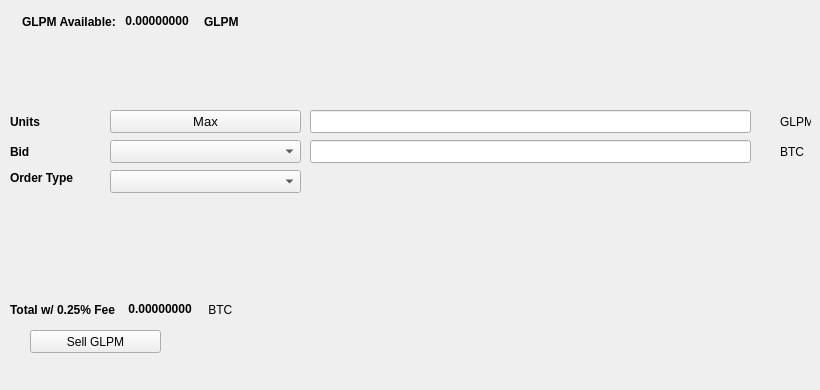
   <widget class="QWidget" name="SellTab">
    <attribute name="title">
     <string>Sell</string>
    </attribute>
    <widget class="QLabel" name="label_16">
     <property name="geometry">
      <rect>
       <x>780</x>
       <y>140</y>
       <width>31</width>
       <height>23</height>
      </rect>
     </property>
     <property name="text">
      <string>BTC</string>
     </property>
    </widget>
    <widget class="QComboBox" name="SellBidcomboBox">
     <property name="geometry">
      <rect>
       <x>110</x>
       <y>140</y>
       <width>191</width>
       <height>23</height>
      </rect>
     </property>
     <property name="font">
      <font>
       <pointsize>10</pointsize>
      </font>
     </property>
    </widget>
    <widget class="QLabel" name="label_18">
     <property name="geometry">
      <rect>
       <x>10</x>
       <y>110</y>
       <width>46</width>
       <height>23</height>
      </rect>
     </property>
     <property name="font">
      <font>
       <weight>75</weight>
       <bold>true</bold>
      </font>
     </property>
     <property name="text">
      <string>Units</string>
     </property>
    </widget>
    <widget class="QPushButton" name="Sell_Max_Amount">
     <property name="geometry">
      <rect>
       <x>110</x>
       <y>110</y>
       <width>191</width>
       <height>23</height>
      </rect>
     </property>
     <property name="font">
      <font>
       <pointsize>10</pointsize>
      </font>
     </property>
     <property name="text">
      <string>Max</string>
     </property>
    </widget>
    <widget class="QLabel" name="label_20">
     <property name="geometry">
      <rect>
       <x>10</x>
       <y>170</y>
       <width>91</width>
       <height>16</height>
      </rect>
     </property>
     <property name="font">
      <font>
       <weight>75</weight>
       <bold>true</bold>
      </font>
     </property>
     <property name="text">
      <string>Order Type</string>
     </property>
    </widget>
    <widget class="QComboBox" name="SellOrdertypeCombo">
     <property name="geometry">
      <rect>
       <x>110</x>
       <y>170</y>
       <width>191</width>
       <height>23</height>
      </rect>
     </property>
     <property name="font">
      <font>
       <pointsize>10</pointsize>
      </font>
     </property>
    </widget>
    <widget class="QLabel" name="label_21">
     <property name="geometry">
      <rect>
       <x>10</x>
       <y>140</y>
       <width>46</width>
       <height>23</height>
      </rect>
     </property>
     <property name="font">
      <font>
       <weight>75</weight>
       <bold>true</bold>
      </font>
     </property>
     <property name="text">
      <string>Bid</string>
     </property>
    </widget>
    <widget class="QLabel" name="label_22">
     <property name="geometry">
      <rect>
       <x>780</x>
       <y>110</y>
       <width>31</width>
       <height>23</height>
      </rect>
     </property>
     <property name="text">
      <string>GLPM</string>
     </property>
    </widget>
    <widget class="QLineEdit" name="UnitsInputGLPM">
     <property name="geometry">
      <rect>
       <x>310</x>
       <y>110</y>
       <width>441</width>
       <height>23</height>
      </rect>
     </property>
     <property name="font">
      <font>
       <pointsize>9</pointsize>
       <weight>75</weight>
       <bold>true</bold>
      </font>
     </property>
    </widget>
    <widget class="QLineEdit" name="SellBidPriceEdit">
     <property name="geometry">
      <rect>
       <x>310</x>
       <y>140</y>
       <width>441</width>
       <height>23</height>
      </rect>
     </property>
     <property name="font">
      <font>
       <pointsize>9</pointsize>
       <weight>75</weight>
       <bold>true</bold>
      </font>
     </property>
    </widget>
    <widget class="QPushButton" name="SellGLPMTN">
     <property name="geometry">
      <rect>
       <x>30</x>
       <y>330</y>
       <width>131</width>
       <height>23</height>
      </rect>
     </property>
     <property name="text">
      <string>Sell GLPM</string>
     </property>
     <property name="icon">
      <iconset resource="../GLPM">
       <normaloff>:/icons/bitcoin</normaloff>:/icons/bitcoin</iconset>
     </property>
    </widget>
    <widget class="QWidget" name="layoutWidget3">
     <property name="geometry">
      <rect>
       <x>22</x>
       <y>12</y>
       <width>258</width>
       <height>19</height>
      </rect>
     </property>
     <layout class="QHBoxLayout" name="horizontalLayout">
      <item>
       <widget class="QLabel" name="label232_2">
        <property name="font">
         <font>
          <weight>75</weight>
          <bold>true</bold>
         </font>
        </property>
        <property name="text">
         <string>GLPM Available:</string>
        </property>
       </widget>
      </item>
      <item>
       <widget class="QLabel" name="GLPMAvailableLabel">
        <property name="palette">
         <palette>
          <active>
           <colorrole role="WindowText">
            <brush brushstyle="SolidPattern">
             <color alpha="255">
              <red>0</red>
              <green>0</green>
              <blue>0</blue>
             </color>
            </brush>
           </colorrole>
           <colorrole role="Button">
            <brush brushstyle="SolidPattern">
             <color alpha="255">
              <red>0</red>
              <green>170</green>
              <blue>0</blue>
             </color>
            </brush>
           </colorrole>
           <colorrole role="Light">
            <brush brushstyle="SolidPattern">
             <color alpha="255">
              <red>0</red>
              <green>255</green>
              <blue>0</blue>
             </color>
            </brush>
           </colorrole>
           <colorrole role="Midlight">
            <brush brushstyle="SolidPattern">
             <color alpha="255">
              <red>0</red>
              <green>212</green>
              <blue>0</blue>
             </color>
            </brush>
           </colorrole>
           <colorrole role="Dark">
            <brush brushstyle="SolidPattern">
             <color alpha="255">
              <red>0</red>
              <green>85</green>
              <blue>0</blue>
             </color>
            </brush>
           </colorrole>
           <colorrole role="Mid">
            <brush brushstyle="SolidPattern">
             <color alpha="255">
              <red>0</red>
              <green>113</green>
              <blue>0</blue>
             </color>
            </brush>
           </colorrole>
           <colorrole role="Text">
            <brush brushstyle="SolidPattern">
             <color alpha="255">
              <red>0</red>
              <green>170</green>
              <blue>0</blue>
             </color>
            </brush>
           </colorrole>
           <colorrole role="BrightText">
            <brush brushstyle="SolidPattern">
             <color alpha="255">
              <red>255</red>
              <green>255</green>
              <blue>255</blue>
             </color>
            </brush>
           </colorrole>
           <colorrole role="ButtonText">
            <brush brushstyle="SolidPattern">
             <color alpha="255">
              <red>0</red>
              <green>0</green>
              <blue>0</blue>
             </color>
            </brush>
           </colorrole>
           <colorrole role="Base">
            <brush brushstyle="SolidPattern">
             <color alpha="255">
              <red>255</red>
              <green>255</green>
              <blue>255</blue>
             </color>
            </brush>
           </colorrole>
           <colorrole role="Window">
            <brush brushstyle="SolidPattern">
             <color alpha="255">
              <red>0</red>
              <green>170</green>
              <blue>0</blue>
             </color>
            </brush>
           </colorrole>
           <colorrole role="Shadow">
            <brush brushstyle="SolidPattern">
             <color alpha="255">
              <red>0</red>
              <green>0</green>
              <blue>0</blue>
             </color>
            </brush>
           </colorrole>
           <colorrole role="AlternateBase">
            <brush brushstyle="SolidPattern">
             <color alpha="255">
              <red>127</red>
              <green>212</green>
              <blue>127</blue>
             </color>
            </brush>
           </colorrole>
           <colorrole role="ToolTipBase">
            <brush brushstyle="SolidPattern">
             <color alpha="255">
              <red>255</red>
              <green>255</green>
              <blue>220</blue>
             </color>
            </brush>
           </colorrole>
           <colorrole role="ToolTipText">
            <brush brushstyle="SolidPattern">
             <color alpha="255">
              <red>0</red>
              <green>0</green>
              <blue>0</blue>
             </color>
            </brush>
           </colorrole>
          </active>
          <inactive>
           <colorrole role="WindowText">
            <brush brushstyle="SolidPattern">
             <color alpha="255">
              <red>0</red>
              <green>0</green>
              <blue>0</blue>
             </color>
            </brush>
           </colorrole>
           <colorrole role="Button">
            <brush brushstyle="SolidPattern">
             <color alpha="255">
              <red>0</red>
              <green>170</green>
              <blue>0</blue>
             </color>
            </brush>
           </colorrole>
           <colorrole role="Light">
            <brush brushstyle="SolidPattern">
             <color alpha="255">
              <red>0</red>
              <green>255</green>
              <blue>0</blue>
             </color>
            </brush>
           </colorrole>
           <colorrole role="Midlight">
            <brush brushstyle="SolidPattern">
             <color alpha="255">
              <red>0</red>
              <green>212</green>
              <blue>0</blue>
             </color>
            </brush>
           </colorrole>
           <colorrole role="Dark">
            <brush brushstyle="SolidPattern">
             <color alpha="255">
              <red>0</red>
              <green>85</green>
              <blue>0</blue>
             </color>
            </brush>
           </colorrole>
           <colorrole role="Mid">
            <brush brushstyle="SolidPattern">
             <color alpha="255">
              <red>0</red>
              <green>113</green>
              <blue>0</blue>
             </color>
            </brush>
           </colorrole>
           <colorrole role="Text">
            <brush brushstyle="SolidPattern">
             <color alpha="255">
              <red>0</red>
              <green>170</green>
              <blue>0</blue>
             </color>
            </brush>
           </colorrole>
           <colorrole role="BrightText">
            <brush brushstyle="SolidPattern">
             <color alpha="255">
              <red>255</red>
              <green>255</green>
              <blue>255</blue>
             </color>
            </brush>
           </colorrole>
           <colorrole role="ButtonText">
            <brush brushstyle="SolidPattern">
             <color alpha="255">
              <red>0</red>
              <green>0</green>
              <blue>0</blue>
             </color>
            </brush>
           </colorrole>
           <colorrole role="Base">
            <brush brushstyle="SolidPattern">
             <color alpha="255">
              <red>255</red>
              <green>255</green>
              <blue>255</blue>
             </color>
            </brush>
           </colorrole>
           <colorrole role="Window">
            <brush brushstyle="SolidPattern">
             <color alpha="255">
              <red>0</red>
              <green>170</green>
              <blue>0</blue>
             </color>
            </brush>
           </colorrole>
           <colorrole role="Shadow">
            <brush brushstyle="SolidPattern">
             <color alpha="255">
              <red>0</red>
              <green>0</green>
              <blue>0</blue>
             </color>
            </brush>
           </colorrole>
           <colorrole role="AlternateBase">
            <brush brushstyle="SolidPattern">
             <color alpha="255">
              <red>127</red>
              <green>212</green>
              <blue>127</blue>
             </color>
            </brush>
           </colorrole>
           <colorrole role="ToolTipBase">
            <brush brushstyle="SolidPattern">
             <color alpha="255">
              <red>255</red>
              <green>255</green>
              <blue>220</blue>
             </color>
            </brush>
           </colorrole>
           <colorrole role="ToolTipText">
            <brush brushstyle="SolidPattern">
             <color alpha="255">
              <red>0</red>
              <green>0</green>
              <blue>0</blue>
             </color>
            </brush>
           </colorrole>
          </inactive>
          <disabled>
           <colorrole role="WindowText">
            <brush brushstyle="SolidPattern">
             <color alpha="255">
              <red>0</red>
              <green>85</green>
              <blue>0</blue>
             </color>
            </brush>
           </colorrole>
           <colorrole role="Button">
            <brush brushstyle="SolidPattern">
             <color alpha="255">
              <red>0</red>
              <green>170</green>
              <blue>0</blue>
             </color>
            </brush>
           </colorrole>
           <colorrole role="Light">
            <brush brushstyle="SolidPattern">
             <color alpha="255">
              <red>0</red>
              <green>255</green>
              <blue>0</blue>
             </color>
            </brush>
           </colorrole>
           <colorrole role="Midlight">
            <brush brushstyle="SolidPattern">
             <color alpha="255">
              <red>0</red>
              <green>212</green>
              <blue>0</blue>
             </color>
            </brush>
           </colorrole>
           <colorrole role="Dark">
            <brush brushstyle="SolidPattern">
             <color alpha="255">
              <red>0</red>
              <green>85</green>
              <blue>0</blue>
             </color>
            </brush>
           </colorrole>
           <colorrole role="Mid">
            <brush brushstyle="SolidPattern">
             <color alpha="255">
              <red>0</red>
              <green>113</green>
              <blue>0</blue>
             </color>
            </brush>
           </colorrole>
           <colorrole role="Text">
            <brush brushstyle="SolidPattern">
             <color alpha="255">
              <red>0</red>
              <green>85</green>
              <blue>0</blue>
             </color>
            </brush>
           </colorrole>
           <colorrole role="BrightText">
            <brush brushstyle="SolidPattern">
             <color alpha="255">
              <red>255</red>
              <green>255</green>
              <blue>255</blue>
             </color>
            </brush>
           </colorrole>
           <colorrole role="ButtonText">
            <brush brushstyle="SolidPattern">
             <color alpha="255">
              <red>0</red>
              <green>85</green>
              <blue>0</blue>
             </color>
            </brush>
           </colorrole>
           <colorrole role="Base">
            <brush brushstyle="SolidPattern">
             <color alpha="255">
              <red>0</red>
              <green>170</green>
              <blue>0</blue>
             </color>
            </brush>
           </colorrole>
           <colorrole role="Window">
            <brush brushstyle="SolidPattern">
             <color alpha="255">
              <red>0</red>
              <green>170</green>
              <blue>0</blue>
             </color>
            </brush>
           </colorrole>
           <colorrole role="Shadow">
            <brush brushstyle="SolidPattern">
             <color alpha="255">
              <red>0</red>
              <green>0</green>
              <blue>0</blue>
             </color>
            </brush>
           </colorrole>
           <colorrole role="AlternateBase">
            <brush brushstyle="SolidPattern">
             <color alpha="255">
              <red>0</red>
              <green>170</green>
              <blue>0</blue>
             </color>
            </brush>
           </colorrole>
           <colorrole role="ToolTipBase">
            <brush brushstyle="SolidPattern">
             <color alpha="255">
              <red>255</red>
              <green>255</green>
              <blue>220</blue>
             </color>
            </brush>
           </colorrole>
           <colorrole role="ToolTipText">
            <brush brushstyle="SolidPattern">
             <color alpha="255">
              <red>0</red>
              <green>0</green>
              <blue>0</blue>
             </color>
            </brush>
           </colorrole>
          </disabled>
         </palette>
        </property>
        <property name="font">
         <font>
          <weight>75</weight>
          <bold>true</bold>
         </font>
        </property>
        <property name="text">
         <string> 0.00000000 </string>
        </property>
        <property name="textInteractionFlags">
         <set>Qt::LinksAccessibleByMouse|Qt::TextSelectableByKeyboard|Qt::TextSelectableByMouse</set>
        </property>
       </widget>
      </item>
      <item>
       <widget class="QLabel" name="labelGLPM">
        <property name="font">
         <font>
          <weight>75</weight>
          <bold>true</bold>
         </font>
        </property>
        <property name="text">
         <string>GLPM</string>
        </property>
       </widget>
      </item>
     </layout>
    </widget>
    <widget class="QWidget" name="layoutWidget">
     <property name="geometry">
      <rect>
       <x>10</x>
       <y>300</y>
       <width>268</width>
       <height>19</height>
      </rect>
     </property>
     <layout class="QHBoxLayout" name="horizontalLayout_2">
      <item>
       <widget class="QLabel" name="label_19">
        <property name="font">
         <font>
          <weight>75</weight>
          <bold>true</bold>
         </font>
        </property>
        <property name="text">
         <string>Total w/ 0.25% Fee </string>
        </property>
       </widget>
      </item>
      <item>
       <widget class="QLabel" name="SellCostLabel">
        <property name="palette">
         <palette>
          <active>
           <colorrole role="WindowText">
            <brush brushstyle="SolidPattern">
             <color alpha="255">
              <red>0</red>
              <green>0</green>
              <blue>0</blue>
             </color>
            </brush>
           </colorrole>
           <colorrole role="Button">
            <brush brushstyle="SolidPattern">
             <color alpha="255">
              <red>0</red>
              <green>170</green>
              <blue>0</blue>
             </color>
            </brush>
           </colorrole>
           <colorrole role="Light">
            <brush brushstyle="SolidPattern">
             <color alpha="255">
              <red>0</red>
              <green>255</green>
              <blue>0</blue>
             </color>
            </brush>
           </colorrole>
           <colorrole role="Midlight">
            <brush brushstyle="SolidPattern">
             <color alpha="255">
              <red>0</red>
              <green>212</green>
              <blue>0</blue>
             </color>
            </brush>
           </colorrole>
           <colorrole role="Dark">
            <brush brushstyle="SolidPattern">
             <color alpha="255">
              <red>0</red>
              <green>85</green>
              <blue>0</blue>
             </color>
            </brush>
           </colorrole>
           <colorrole role="Mid">
            <brush brushstyle="SolidPattern">
             <color alpha="255">
              <red>0</red>
              <green>113</green>
              <blue>0</blue>
             </color>
            </brush>
           </colorrole>
           <colorrole role="Text">
            <brush brushstyle="SolidPattern">
             <color alpha="255">
              <red>0</red>
              <green>170</green>
              <blue>0</blue>
             </color>
            </brush>
           </colorrole>
           <colorrole role="BrightText">
            <brush brushstyle="SolidPattern">
             <color alpha="255">
              <red>255</red>
              <green>255</green>
              <blue>255</blue>
             </color>
            </brush>
           </colorrole>
           <colorrole role="ButtonText">
            <brush brushstyle="SolidPattern">
             <color alpha="255">
              <red>0</red>
              <green>0</green>
              <blue>0</blue>
             </color>
            </brush>
           </colorrole>
           <colorrole role="Base">
            <brush brushstyle="SolidPattern">
             <color alpha="255">
              <red>255</red>
              <green>255</green>
              <blue>255</blue>
             </color>
            </brush>
           </colorrole>
           <colorrole role="Window">
            <brush brushstyle="SolidPattern">
             <color alpha="255">
              <red>0</red>
              <green>170</green>
              <blue>0</blue>
             </color>
            </brush>
           </colorrole>
           <colorrole role="Shadow">
            <brush brushstyle="SolidPattern">
             <color alpha="255">
              <red>0</red>
              <green>0</green>
              <blue>0</blue>
             </color>
            </brush>
           </colorrole>
           <colorrole role="AlternateBase">
            <brush brushstyle="SolidPattern">
             <color alpha="255">
              <red>127</red>
              <green>212</green>
              <blue>127</blue>
             </color>
            </brush>
           </colorrole>
           <colorrole role="ToolTipBase">
            <brush brushstyle="SolidPattern">
             <color alpha="255">
              <red>255</red>
              <green>255</green>
              <blue>220</blue>
             </color>
            </brush>
           </colorrole>
           <colorrole role="ToolTipText">
            <brush brushstyle="SolidPattern">
             <color alpha="255">
              <red>0</red>
              <green>0</green>
              <blue>0</blue>
             </color>
            </brush>
           </colorrole>
          </active>
          <inactive>
           <colorrole role="WindowText">
            <brush brushstyle="SolidPattern">
             <color alpha="255">
              <red>0</red>
              <green>0</green>
              <blue>0</blue>
             </color>
            </brush>
           </colorrole>
           <colorrole role="Button">
            <brush brushstyle="SolidPattern">
             <color alpha="255">
              <red>0</red>
              <green>170</green>
              <blue>0</blue>
             </color>
            </brush>
           </colorrole>
           <colorrole role="Light">
            <brush brushstyle="SolidPattern">
             <color alpha="255">
              <red>0</red>
              <green>255</green>
              <blue>0</blue>
             </color>
            </brush>
           </colorrole>
           <colorrole role="Midlight">
            <brush brushstyle="SolidPattern">
             <color alpha="255">
              <red>0</red>
              <green>212</green>
              <blue>0</blue>
             </color>
            </brush>
           </colorrole>
           <colorrole role="Dark">
            <brush brushstyle="SolidPattern">
             <color alpha="255">
              <red>0</red>
              <green>85</green>
              <blue>0</blue>
             </color>
            </brush>
           </colorrole>
           <colorrole role="Mid">
            <brush brushstyle="SolidPattern">
             <color alpha="255">
              <red>0</red>
              <green>113</green>
              <blue>0</blue>
             </color>
            </brush>
           </colorrole>
           <colorrole role="Text">
            <brush brushstyle="SolidPattern">
             <color alpha="255">
              <red>0</red>
              <green>170</green>
              <blue>0</blue>
             </color>
            </brush>
           </colorrole>
           <colorrole role="BrightText">
            <brush brushstyle="SolidPattern">
             <color alpha="255">
              <red>255</red>
              <green>255</green>
              <blue>255</blue>
             </color>
            </brush>
           </colorrole>
           <colorrole role="ButtonText">
            <brush brushstyle="SolidPattern">
             <color alpha="255">
              <red>0</red>
              <green>0</green>
              <blue>0</blue>
             </color>
            </brush>
           </colorrole>
           <colorrole role="Base">
            <brush brushstyle="SolidPattern">
             <color alpha="255">
              <red>255</red>
              <green>255</green>
              <blue>255</blue>
             </color>
            </brush>
           </colorrole>
           <colorrole role="Window">
            <brush brushstyle="SolidPattern">
             <color alpha="255">
              <red>0</red>
              <green>170</green>
              <blue>0</blue>
             </color>
            </brush>
           </colorrole>
           <colorrole role="Shadow">
            <brush brushstyle="SolidPattern">
             <color alpha="255">
              <red>0</red>
              <green>0</green>
              <blue>0</blue>
             </color>
            </brush>
           </colorrole>
           <colorrole role="AlternateBase">
            <brush brushstyle="SolidPattern">
             <color alpha="255">
              <red>127</red>
              <green>212</green>
              <blue>127</blue>
             </color>
            </brush>
           </colorrole>
           <colorrole role="ToolTipBase">
            <brush brushstyle="SolidPattern">
             <color alpha="255">
              <red>255</red>
              <green>255</green>
              <blue>220</blue>
             </color>
            </brush>
           </colorrole>
           <colorrole role="ToolTipText">
            <brush brushstyle="SolidPattern">
             <color alpha="255">
              <red>0</red>
              <green>0</green>
              <blue>0</blue>
             </color>
            </brush>
           </colorrole>
          </inactive>
          <disabled>
           <colorrole role="WindowText">
            <brush brushstyle="SolidPattern">
             <color alpha="255">
              <red>0</red>
              <green>85</green>
              <blue>0</blue>
             </color>
            </brush>
           </colorrole>
           <colorrole role="Button">
            <brush brushstyle="SolidPattern">
             <color alpha="255">
              <red>0</red>
              <green>170</green>
              <blue>0</blue>
             </color>
            </brush>
           </colorrole>
           <colorrole role="Light">
            <brush brushstyle="SolidPattern">
             <color alpha="255">
              <red>0</red>
              <green>255</green>
              <blue>0</blue>
             </color>
            </brush>
           </colorrole>
           <colorrole role="Midlight">
            <brush brushstyle="SolidPattern">
             <color alpha="255">
              <red>0</red>
              <green>212</green>
              <blue>0</blue>
             </color>
            </brush>
           </colorrole>
           <colorrole role="Dark">
            <brush brushstyle="SolidPattern">
             <color alpha="255">
              <red>0</red>
              <green>85</green>
              <blue>0</blue>
             </color>
            </brush>
           </colorrole>
           <colorrole role="Mid">
            <brush brushstyle="SolidPattern">
             <color alpha="255">
              <red>0</red>
              <green>113</green>
              <blue>0</blue>
             </color>
            </brush>
           </colorrole>
           <colorrole role="Text">
            <brush brushstyle="SolidPattern">
             <color alpha="255">
              <red>0</red>
              <green>85</green>
              <blue>0</blue>
             </color>
            </brush>
           </colorrole>
           <colorrole role="BrightText">
            <brush brushstyle="SolidPattern">
             <color alpha="255">
              <red>255</red>
              <green>255</green>
              <blue>255</blue>
             </color>
            </brush>
           </colorrole>
           <colorrole role="ButtonText">
            <brush brushstyle="SolidPattern">
             <color alpha="255">
              <red>0</red>
              <green>85</green>
              <blue>0</blue>
             </color>
            </brush>
           </colorrole>
           <colorrole role="Base">
            <brush brushstyle="SolidPattern">
             <color alpha="255">
              <red>0</red>
              <green>170</green>
              <blue>0</blue>
             </color>
            </brush>
           </colorrole>
           <colorrole role="Window">
            <brush brushstyle="SolidPattern">
             <color alpha="255">
              <red>0</red>
              <green>170</green>
              <blue>0</blue>
             </color>
            </brush>
           </colorrole>
           <colorrole role="Shadow">
            <brush brushstyle="SolidPattern">
             <color alpha="255">
              <red>0</red>
              <green>0</green>
              <blue>0</blue>
             </color>
            </brush>
           </colorrole>
           <colorrole role="AlternateBase">
            <brush brushstyle="SolidPattern">
             <color alpha="255">
              <red>0</red>
              <green>170</green>
              <blue>0</blue>
             </color>
            </brush>
           </colorrole>
           <colorrole role="ToolTipBase">
            <brush brushstyle="SolidPattern">
             <color alpha="255">
              <red>255</red>
              <green>255</green>
              <blue>220</blue>
             </color>
            </brush>
           </colorrole>
           <colorrole role="ToolTipText">
            <brush brushstyle="SolidPattern">
             <color alpha="255">
              <red>0</red>
              <green>0</green>
              <blue>0</blue>
             </color>
            </brush>
           </colorrole>
          </disabled>
         </palette>
        </property>
        <property name="font">
         <font>
          <weight>75</weight>
          <bold>true</bold>
         </font>
        </property>
        <property name="autoFillBackground">
         <bool>false</bool>
        </property>
        <property name="text">
         <string> 0.00000000</string>
        </property>
        <property name="textInteractionFlags">
         <set>Qt::LinksAccessibleByMouse|Qt::TextSelectableByMouse</set>
        </property>
       </widget>
      </item>
      <item>
       <widget class="QLabel" name="label_17">
        <property name="font">
         <font>
          <weight>50</weight>
          <bold>false</bold>
         </font>
        </property>
        <property name="text">
         <string> BTC</string>
        </property>
       </widget>
      </item>
     </layout>
    </widget>
    <widget class="QLabel" name="label_23">
     <property name="geometry">
      <rect>
       <x>460</x>
       <y>300</y>
       <width>281</width>
       <height>81</height>
      </rect>
     </property>
     <property name="text">
      <string/>
     </property>
     <property name="pixmap">
      <pixmap>:/images/bittrex</pixmap>
     </property>
    </widget>
   </widget>
